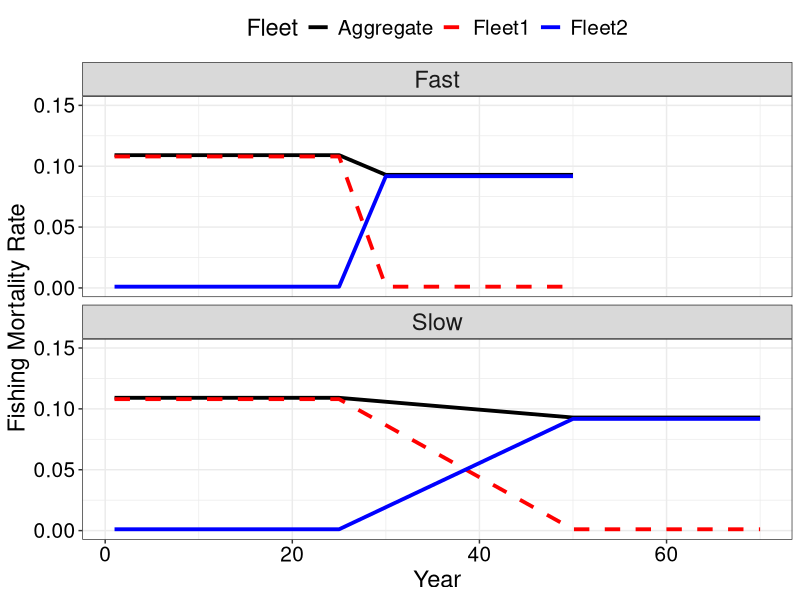
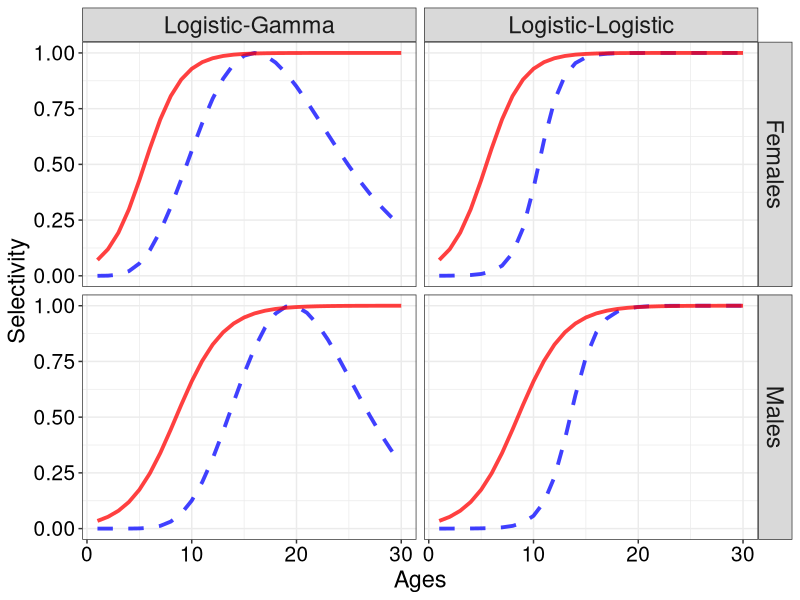
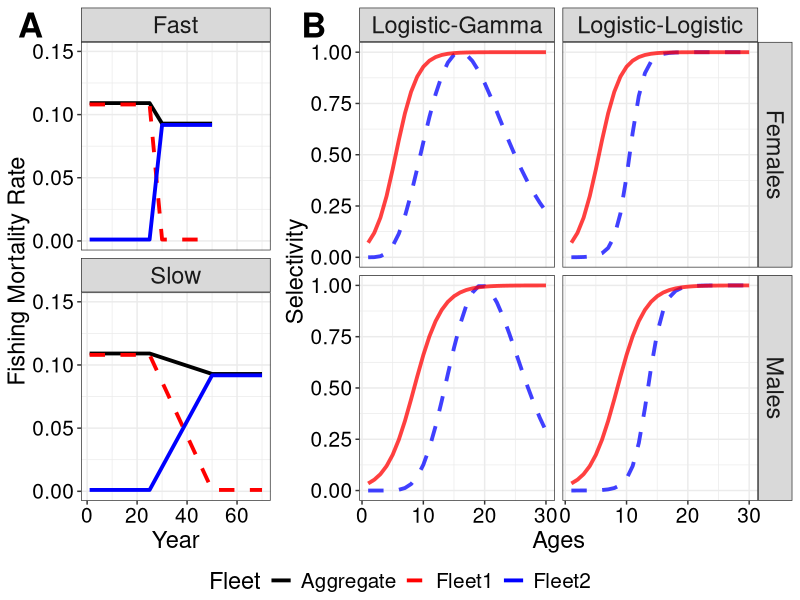

The R source for these figures, in order:
# Purpose: To plot and illustrate OM scenarios
# Creator: Matthew LH. Cheng (UAF-CFOS)
# Date 3/13/23


# Set Up ------------------------------------------------------------------

library(here)
library(tidyverse)
library(ggpubr)


# Fleet Structure Shift ---------------------------------------------------

### Fast --------------------------------------------------------------------

chngpoint <- 24     # Change point for fmort
chngpoint_end <- 29 # when does change point end
mean_nat_mort <- 0.108 # Mean M
min_rel_F1_M <- 0.01 # Min F relative to M
max_rel_F2_M <- 0.85  # Max F relative to M
Start_F1 <- 1 * mean_nat_mort # Start F1
Start_F2 <- 0.01 * mean_nat_mort # Start F2
Fish_Start_yr <- 0
n_years <- 50

# Decrease Change
# F stays constant initially
constant_F1 <- seq(Start_F1, Start_F1, length.out = length(Fish_Start_yr:chngpoint))
# Change point for F (Ramp)
change_F1 <- seq(Start_F1, (min_rel_F1_M * mean_nat_mort), length.out = length(chngpoint:chngpoint_end))
# Change point end (plateaus/stays constant now)
change_F1_const <- seq((min_rel_F1_M * mean_nat_mort), (min_rel_F1_M * mean_nat_mort),
                      length.out = length(chngpoint_end:(n_years-1)))

# Increase Change
constant_F2 <- seq(Start_F2, Start_F2, length.out = length(Fish_Start_yr:chngpoint))
# Change point for F (Ramp)
change_F2 <- seq(Start_F2, (max_rel_F2_M * mean_nat_mort), length.out = length(chngpoint:chngpoint_end))
# Change point end (plateaus/stays constant now)
change_F2_const <- seq((max_rel_F2_M * mean_nat_mort), (max_rel_F2_M * mean_nat_mort),
                       length.out = length(chngpoint_end:(n_years-1)))

# Make F vector here
F_vec1 <- as.numeric(c(constant_F1, change_F1[-1], change_F1_const[-1]))
F_vec2 <- as.numeric(c(constant_F2, change_F2[-1], change_F2_const[-1]))

# Coerce into dataframe
fleet_change_fast <- data.frame(Fleet1 = F_vec1, Fleet2 = F_vec2, Year = 1:n_years,
                           Type = "Fast") %>% 
  pivot_longer(cols = c(Fleet1, Fleet2), names_to = "Fleet", values_to = "Fs")


### Slow --------------------------------------------------------------------

chngpoint <- 24     # Change point for fmort
chngpoint_end <- 49 # when does change point end
mean_nat_mort <- 0.108 # Mean M
min_rel_F1_M <- 0.01 # Min F relative to M
max_rel_F2_M <- 0.85  # Max F relative to M
Start_F1 <- 1 * mean_nat_mort # Start F1
Start_F2 <- 0.01 * mean_nat_mort # Start F2
Fish_Start_yr <- 0
n_years <- 50

# Decrease Change
# F stays constant initially
constant_F1 <- seq(Start_F1, Start_F1, length.out = length(Fish_Start_yr:chngpoint))
# Change point for F (Ramp)
change_F1 <- seq(Start_F1, (min_rel_F1_M * mean_nat_mort), length.out = length(chngpoint:chngpoint_end))
# Change point end (plateaus/stays constant now)
change_F1_const <- seq((min_rel_F1_M * mean_nat_mort), (min_rel_F1_M * mean_nat_mort),
                       length.out = length(chngpoint_end:(n_years-1)))

# Increase Change
constant_F2 <- seq(Start_F2, Start_F2, length.out = length(Fish_Start_yr:chngpoint))
# Change point for F (Ramp)
change_F2 <- seq(Start_F2, (max_rel_F2_M * mean_nat_mort), length.out = length(chngpoint:chngpoint_end))
# Change point end (plateaus/stays constant now)
change_F2_const <- seq((max_rel_F2_M * mean_nat_mort), (max_rel_F2_M * mean_nat_mort),
                       length.out = length(chngpoint_end:(n_years-1)))

# Make F vector here
F_vec1 <- as.numeric(c(constant_F1, change_F1[-1], change_F1_const[-1]))
F_vec2 <- as.numeric(c(constant_F2, change_F2[-1], change_F2_const[-1]))
F_vec1 <- c(F_vec1, rep(0.0010800, 20))
F_vec2 <- c(F_vec2, rep(0.0918000, 20))
# Coerce into dataframe
fleet_change_slow <- data.frame(Fleet1 = F_vec1, Fleet2 = F_vec2, Year = 1:70,
                                Type = "Slow") %>% 
  pivot_longer(cols = c(Fleet1, Fleet2), names_to = "Fleet", values_to = "Fs")


# Plot Fleet Structure Change Scenarios -------------------------------------------------------------------

# Coerce into dataframe
fleet_change_all <- rbind(fleet_change_fast, fleet_change_slow)

# Get aggregate F
agg_F <- fleet_change_all %>% 
  group_by(Type, Year) %>% 
  summarize(Fs = sum(Fs)) %>% 
  mutate(Fleet = "Aggregate")

# Bind together
fleet_change_all <- rbind(fleet_change_all, agg_F)

png(here("figs", "Hypothetical_OM", "Fleet_Str_Change.png"), width = 650, height = 350)
(fleet_plot <- ggplot() +
  geom_line(fleet_change_all, mapping = aes(x = Year, y = Fs, 
                                            color = Fleet, lty = Fleet),  size = 1.3) +
  scale_color_manual(values = c("black", "red", "blue")) +
  scale_linetype_manual(values = c(1, 2, 1)) +
  facet_wrap(~Type, ncol = 1) +
  theme_bw() +
  labs(x = "Year", y = "Fishing Mortality Rate") +
  ylim(0, 0.15) +
  theme(legend.position = "top", 
        axis.title = element_text(size = 17),
        axis.text = element_text(size = 15, color = "black"),
        legend.title = element_text(size = 17),
        legend.text = element_text(size = 15),
        strip.text = element_text(size = 17)))
dev.off()


# Selectivity Differences -------------------------------------------------

bins <- 1:30

### Logistic-Logistic ----------------------------------------------------------------

# Get a50 value males
a50m1 <- 8.5
a50m2 <- 13.5
deltam1 <- 2.25
deltam2 <- 1.25

# Get a50 value females
a50f1 <- 5.5
a50f2 <- 10.5
deltaf1 <- 1.75
deltaf2 <- 1.15

# Compute selex 
selexm1 <- cbind(1 / (1 + exp(-1 * ((bins - a50m1)/deltam1) )), "Males", "Fleet 2", age = bins)
selexm2 <- cbind(1 / (1 + exp(-1 * ((bins - a50m2)/deltam2) )) , "Males", "Fleet 1", age = bins)
selexf1 <- cbind(1 / (1 + exp(-1 * ((bins - a50f1)/deltaf1) )) , "Females", "Fleet 2", age = bins)
selexf2 <- cbind(1 / (1 + exp(-1 * ((bins - a50f2)/deltaf2) )) , "Females", "Fleet 1", age = bins)

# Bind these together
selex_logist <- data.frame(rbind(selexm1, selexm2, selexf1, selexf2), Type = "Logistic-Logistic")
colnames(selex_logist) <- c("Selex", "Sex", "Fleet", "Age", "Type")


### Logistic-Gamma ----------------------------------------------------------

# Gamma parameters
amaxm2 <- 19.5
deltam2 <- 6
amaxf2 <- 16
deltaf2 <- 7

# Get Selex here
pm2 <- (0.5 * (sqrt(amaxm2^2 + 4*deltam2^2) - amaxm2))
selex_m2 <- cbind((bins/amaxm2) ^ (amaxm2/pm2) * exp((amaxm2 - bins) / pm2), "Males", "Fleet 1", age = bins)
pf2 <- (0.5 * (sqrt(amaxf2^2 + 4*deltaf2^2) - amaxf2))
selex_f2 <- cbind((bins/amaxf2) ^ (amaxf2/pf2) * exp((amaxf2 - bins) / pf2), "Females", "Fleet 1", age = bins)


# Bind these together
selex_gamma <- data.frame(rbind(selexm1, selex_m2, selexf1, selex_f2), Type = "Logistic-Gamma")
colnames(selex_gamma) <- c("Selex", "Sex", "Fleet", "Age", "Type")

# Plot Selectivity Scenarios -------------------------------------------------------------------

# Coerce into dataframe
selex_all <- rbind(selex_logist, selex_gamma)

png(here("figs", "Hypothetical_OM", "Selex_Scenario.png"), width = 650, height = 500)
(selex_plot <- ggplot(selex_all, aes(x = as.numeric(Age), y = as.numeric(paste(Selex)), color = Fleet, lty = Fleet)) +
  geom_line(size = 1.3, alpha = 0.75) + 
  scale_color_manual(values = c("blue", "red")) +
  scale_linetype_manual(values = c(2,1)) +
  facet_grid(Sex~Type) +
  theme_bw() +
  labs(x = "Ages", y = "Selectivity") +
  theme(legend.position = "none",
        axis.title = element_text(size = 17),
        axis.text = element_text(size = 15, color = "black"),
        legend.title = element_text(size = 17),
        legend.text = element_text(size = 15),
        strip.text = element_text(size = 17)))
dev.off()


# Combine plots -----------------------------------------------------------

png(here("figs", "Hypothetical_OM", "OM_Scenarios.png"), width = 1000, height = 750)
ggarrange(fleet_plot, selex_plot, ncol = 2, 
          common.legend = TRUE, legend="bottom",
          labels = c("A", "B"), 
          font.label = list(size = 25), label.x = 0.02, widths = c(0.8, 1.5))
dev.off()             
  
